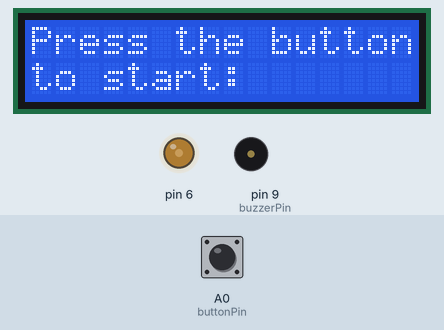
A sketch run on a simulated Arduino Uno, built with avr-gcc and run on an emulated ATmega328P. Shown: 16×2 character LCD, output pins drawn as LEDs (lit = HIGH), buzzer (waves = sounding). Inputs (shaded band) come from the test bench; at power-on: A0 (buttonPin) LOW. Random numbers use the default seed unless the sketch sets one.

Above: at 1.2 s.
1.3 s: A0 (buttonPin) pulled HIGH for 0.15 s
At 2.2 s:
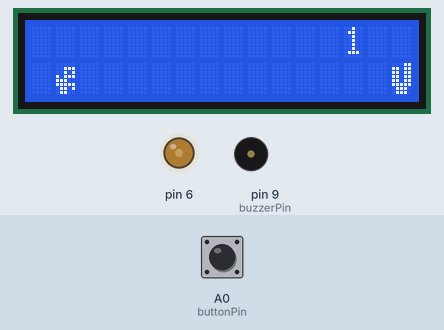
3.8 s: A0 (buttonPin) pulled HIGH for 1 s
At 4.41 s:
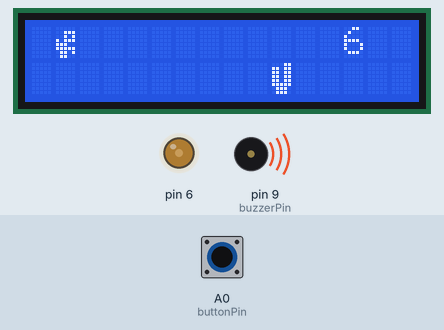
7.8 s: A0 (buttonPin) pulled HIGH for 3.2 s
At 13.3 s:
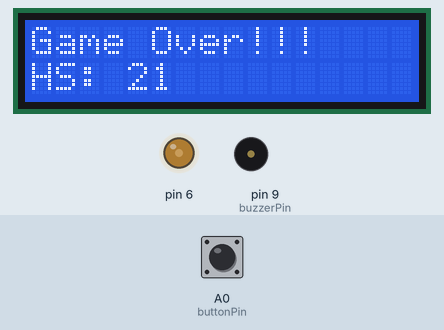
Timing chart, 0 to 14.8 s (numbered marks = the images above; inputs shaded):
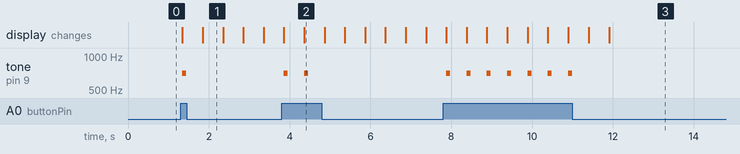

The sketch:

google_chrome_dino_game.ino
```cpp
#include <LiquidCrystal.h>

int Contrast = 80;
LiquidCrystal lcd(7, 8, 5, 4, 3, 2);

boolean dinoOnGround = true;

int buttonPin = A0;
int buzzerPin = 9;

int buttonState = 0;

int highScore = 0;

boolean playState = false;

int dist = 0;
int distTwo = 0;

int score = 0;

byte dino[8]{
  B00000,
  B00111,
  B00101,
  B10111,
  B11100,
  B11111,
  B01101,
  B01100,
};

byte tree[8]{
  B00011,
  B11011,
  B11011,
  B11011,
  B11011,
  B11111,
  B01110,
  B01110
};


void setup() {
  analogWrite(6, Contrast);
  lcd.begin(16, 2);
  lcd.createChar(7, dino);
  lcd.createChar(6, tree);
  lcd.setCursor(0, 1);
  lcd.write(7);
  pinMode(buttonPin, INPUT);
  pinMode(buzzerPin, OUTPUT);
}

void loop() {

  lcd.clear();

  if (!playState) {
    lcd.setCursor(0, 0);
    lcd.print("Press the button");
    lcd.setCursor(0, 1);
    lcd.print("to start: ");


    if (digitalRead(buttonPin) == HIGH) {
      playState = true;
    }
  }

  if (playState) {
    startGame();
  }

  delay(100);
}

void startGame() {

  lcd.clear();

  dist = random(4, 9);
  distTwo = random(4, 9);

  for (int i = 16; i >= -(dist + distTwo); i--) {

    lcd.setCursor(13, 0);
    lcd.print(score);

    int state = digitalRead(buttonPin);

    if (state == HIGH) {
      buttonState = 1;
      tone(buzzerPin, 700, 100);
    } else if (state == LOW) {
      buttonState = 0;
    }

    if (buttonState == 1) {
      lcd.setCursor(1, 0);
      lcd.write(7);
      lcd.setCursor(1, 1);
      lcd.print(" ");
      dinoOnGround = false;


    } else {
      lcd.setCursor(1, 1);
      lcd.write(7);
      lcd.setCursor(1, 0);
      lcd.print(" ");
      dinoOnGround = true;
    }

    lcd.setCursor(i, 1);
    lcd.write(6);
    lcd.setCursor(i + 1, 1);
    lcd.print(" ");

    lcd.setCursor(i + dist, 1);
    lcd.write(6);
    lcd.setCursor(i + dist + 1, 1);
    lcd.print(" ");

    lcd.setCursor(i + dist + distTwo, 1);
    lcd.write(6);
    lcd.setCursor(i + dist + distTwo + 1, 1);
    lcd.print(" ");

    if ((i + dist + distTwo) == -1) {
      i = 12;
    }

    if (i == 1 && (dinoOnGround == true)) {
      lcd.clear();
      lcd.print("Game Over!!!");
      if (score > highScore) {
        highScore = score;
      }

      lcd.setCursor(0, 1);
      lcd.print("HS: ");
      lcd.print(highScore);
      playState = false;
      delay(5000);
      score = 0;
      break;
    } else if (i + dist == 1 && (dinoOnGround == true)) {
      lcd.clear();
      lcd.print("Game Over!!!");
      if (score > highScore) {
        highScore = score;
      }
      lcd.setCursor(0, 1);
      lcd.print("HS: ");
      lcd.print(highScore);
      playState = false;
      delay(5000);
      score = 0;
      break;
    } else if (i + dist + distTwo == 1 && (dinoOnGround == true)) {
      lcd.clear();
      lcd.print("Game Over!!!");
      if (score > highScore) {
        highScore = score;
      }
      lcd.setCursor(0, 1);
      lcd.print("HS: ");
      lcd.print(highScore);
      playState = false;
      delay(5000);
      score = 0;
      break;
    }

    score++;

    delay(500);
  }
}
```

Measured:
- after the input at 1.3 s, tone on pin 9 (buzzerPin): silent → 700 Hz at once, → silent 0.10 s later; the display: first changes after 0.05 s (image 1 shows a later state)
- after the input at 3.8 s, tone on pin 9 (buzzerPin): alternates 700 Hz for 0.10 s and silent for 0.40 s, 4 changes in all, then stays silent, starting after 0.06 s
- after the input at 7.8 s, tone on pin 9 (buzzerPin): alternates 700 Hz for 0.10 s and silent for 0.40 s, 14 changes in all, then stays silent, starting after 0.08 s
- what the display in image 1 shows lasts 0.6 s, from 1.8 s to 2.4 s
